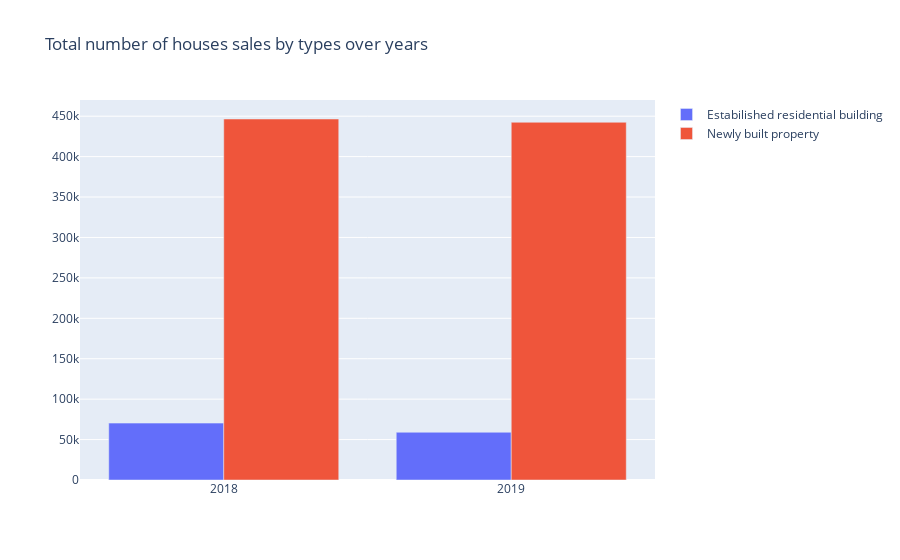

Notebook source saved alongside this figure:
### Markdown cell above
### Are there anywhere more old houses being sold than new houses or more new houses being sold than old houses?

### Code cell
# Group by them
old_new_df= df.groupby(['year','new'])['id'].count()
tem_df = old_new_df.reset_index()
old_new_df = tem_df.rename(columns={'id':"count"})

# Filter them and select count column
old = old_new_df[old_new_df['new']== 'Y']['count']
new = old_new_df[old_new_df['new']== 'N']['count']
years = np.arange(2018, 2020)

# Constructing bar charts
fig = go.Figure(data = [go.Bar(name='Estabilished residential building',x=years,y=old),
                go.Bar(name="Newly built property",x=years, y=new)]
                               )

fig.update_layout(barmode='group',title='Total number of houses sales by types over years',xaxis=dict(tickmode='linear'))
fig.show()

### Figure 1 — Plotly figure (JSON) as saved in the notebook; plotly's stock layout.template omitted (floating-point values rounded to 4 significant figures)
{"data": [{"name": "Estabilished residential building", "type": "bar", "x": [2018, 2019], "y": [70374, 59061]}, {"name": "Newly built property", "type": "bar", "x": [2018, 2019], "y": [446532, 442483]}], "layout": {"barmode": "group", "title": {"text": "Total number of houses sales by types over years"}, "xaxis": {"tickmode": "linear"}}}
